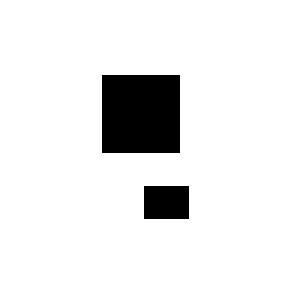
%> input picture practice-3/images/rectangle_2.bmp, 100 x 100 px (shown 3 times larger)
$ octave task_4.m   (GNU Octave 9; MATLAB toolbox functions it lacks are replaced by stand-ins)
%> lines starting %> are read from the running program, lines starting %| are printed output that depends on the picture; in (x1, y1, x2, y2) boxes, pixels count from 0 and x2, y2 are one past the last pixel; in counts of white or black regions, pixels touching at a corner belong together; the program's own positions count from 1
%% 初始化
close all;
clear;
clc;

%% 读取原图并灰度化
srcImage = imread("images/rectangle_2.bmp");
%> srcImage is the input picture: size 100x100x3 uint8; 91.6% white; 2 black regions, box (x1, y1, x2, y2) and area: (34, 25, 60, 51) 676, (48, 62, 63, 73) 165
grayImage = rgb2gray(srcImage);

%% 绘制直方图
figure(1);
subplot(121); imshow(srcImage); title("1 原图");
subplot(122); imhist(grayImage); title("2 直方图");
%> after `title("2 直方图")`:
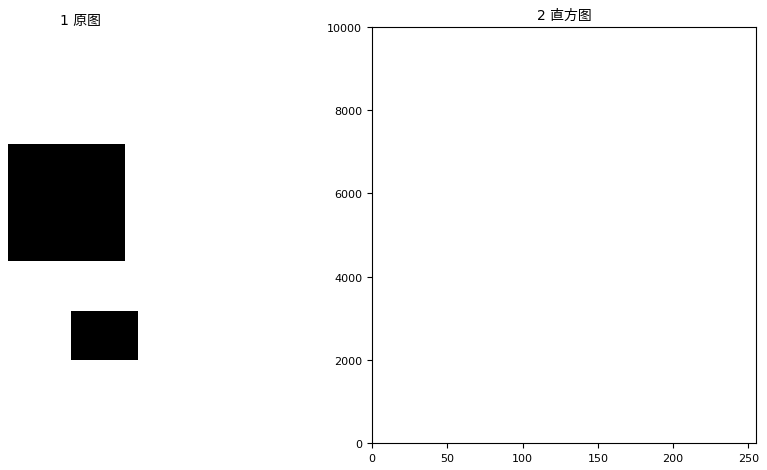
%> figure redrawn from the program's plot data, 2 panels

%% 阈值分割
[width,height,~] = size(grayImage);
%> width = 100; height = 100

for i = 1:width
    for j = 1:height
        if grayImage(i,j) > 120
            grayImage(i,j) = 255;
        else
            grayImage(i,j) = 0;
        end
    end
end

figure(2);
imshow(grayImage); title("阈值分割");

%% 计算blob面积
% 1.贴标签
labels = 0;

for i = 1:width
    for j = 1:height
        % 如果位置当前为黑色像素点
        if grayImage(i,j) == 0
            % 如果该像素点(i,j)的上下左右都没标签，则新建一个标签，并将该像素灰度值设为标签大小
            if ( ((grayImage(i,j-1)==0) || (grayImage(i,j-1)==255)) && ...
                 ((grayImage(i-1,j)==0) || (grayImage(i-1,j)==255)) && ...
                 ((grayImage(i,j+1)==0) || (grayImage(i,j+1)==255)) && ...
                 ((grayImage(i+1,j)==0) || (grayImage(i+1,j)==255)) )

                labels = labels + 1;
                grayImage(i,j) = labels;
            % 如果该像素点左边已有标签，则将该像素点灰度值设为与坐边像素点一致
            elseif ( (grayImage(i,j-1)~=0) && (grayImage(i,j-1)~=255) )
                grayImage(i,j) = grayImage(i,j-1);
            % 如果该像素点上边已有标签
            elseif ( (grayImage(i-1,j)~=0) && (grayImage(i-1,j)~=255) )
                grayImage(i,j) = grayImage(i-1,j);
            % 如果该像素点左边已有标签
            elseif ( (grayImage(i,j+1)~=0) && (grayImage(i,j+1)~=255) )
                grayImage(i,j) = grayImage(i,j+1);
            % 如果该像素点左边已有标签
            elseif ( (grayImage(i+1,j)~=0) && (grayImage(i+1,j)~=255) )
                grayImage(i,j) = grayImage(i+1,j);
            end

        end
    end
end
%> grayImage: size 100x100 uint8; min 1, max 255, mean 233.7
%> after the loop, labels = 2

% 2.计算标签区域面积
labelArea = zeros(1, 254);
labelVal = 0;

for i=1:width
    for j = 1:height
        if( (grayImage(i,j)~=0) && (grayImage(i,j)~=255) )
            labelVal = grayImage(i,j);
            labelArea(1,labelVal) = labelArea(1,labelVal) + 1;
        end

    end
end
%> after the loop, labelArea = 254 values, max 676 at index 1, min 0 at index 3, mean 3.31; labelVal = 2

% 3.输出面积
for i = 1:size(labelArea,2)
    if labelArea(1,i) ~=0
        fprintf("第%d个blob的面积为：%d\n", i, labelArea(1,i));
    end
end
%> this loop made 254 passes
%| 第1个blob的面积为：676
%| 第2个blob的面积为：165
